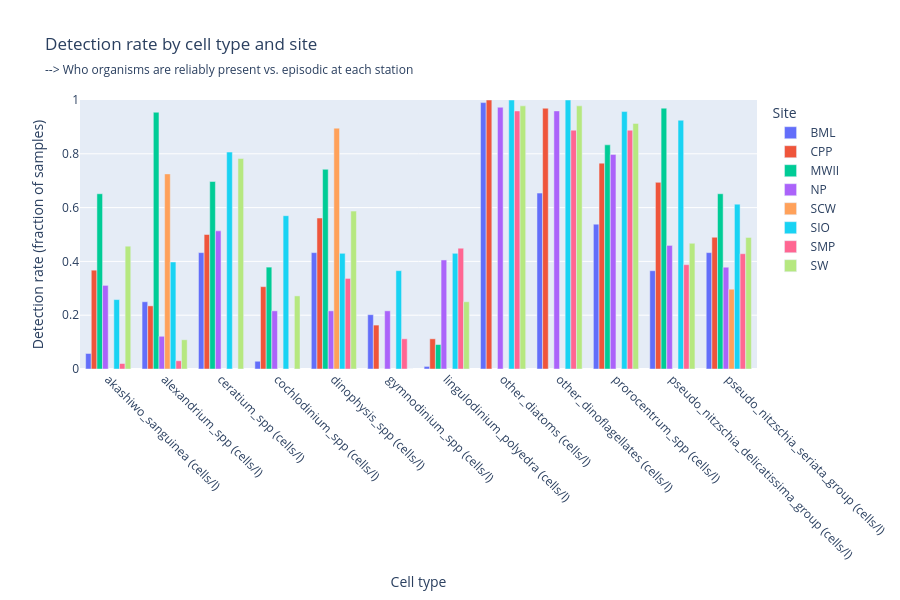

Notebook code cell kept with this figure:
### Code cell
fig_rate = px.bar(
    summary_,
    x="cell_type",
    y="detection_rate",
    color="site_code",
    barmode="group",
    title="Detection rate by cell type and site",
    subtitle=" --> Which organisms are reliably present vs. episodic at each station",
    labels={
        "cell_type": "Cell type",
        "detection_rate": "Detection rate (fraction of samples)",
        "site_code": "Site",
    },
)

fig_rate.update_layout(
    xaxis_tickangle=45,
    height=600,
    yaxis=dict(range=[0, 1]),
)

fig_rate.show()

### Figure 1 — Plotly figure (JSON) as saved in the notebook; plotly's stock layout.template omitted (floating-point values rounded to 4 significant figures)
{"data": [{"alignmentgroup": "True", "hovertemplate": "Site=BML<br>Cell type=%{x}<br>Detection rate (fraction of samples)=%{y}<extra></extra>", "legendgroup": "BML", "marker": {"color": "#636efa", "pattern": {"shape": ""}}, "name": "BML", "offsetgroup": "BML", "orientation": "v", "showlegend": true, "textposition": "auto", "type": "bar", "x": ["akashiwo_sanguinea (cells/l)", "alexandrium_spp (cells/l)", "ceratium_spp (cells/l)", "cochlodinium_spp (cells/l)", "dinophysis_spp (cells/l)", "gymnodinium_spp (cells/l)", "lingulodinium_polyedra (cells/l)", "other_diatoms (cells/l)", "other_dinoflagellates (cells/l)", "prorocentrum_spp (cells/l)", "pseudo_nitzschia_delicatissima_group (cells/l)", "pseudo_nitzschia_seriata_group (cells/l)"], "xaxis": "x", "y": [0.05769, 0.25, 0.4327, 0.02885, 0.4327, 0.2019, 0.009615, 0.9904, 0.6538, 0.5385, 0.3654, 0.4327], "yaxis": "y"}, {"alignmentgroup": "True", "hovertemplate": "Site=CPP<br>Cell type=%{x}<br>Detection rate (fraction of samples)=%{y}<extra></extra>", "legendgroup": "CPP", "marker": {"color": "#EF553B", "pattern": {"shape": ""}}, "name": "CPP", "offsetgroup": "CPP", "orientation": "v", "showlegend": true, "textposition": "auto", "type": "bar", "x": ["akashiwo_sanguinea (cells/l)", "alexandrium_spp (cells/l)", "ceratium_spp (cells/l)", "cochlodinium_spp (cells/l)", "dinophysis_spp (cells/l)", "gymnodinium_spp (cells/l)", "lingulodinium_polyedra (cells/l)", "other_diatoms (cells/l)", "other_dinoflagellates (cells/l)", "prorocentrum_spp (cells/l)", "pseudo_nitzschia_delicatissima_group (cells/l)", "pseudo_nitzschia_seriata_group (cells/l)"], "xaxis": "x", "y": [0.3673, 0.2347, 0.5, 0.3061, 0.5612, 0.1633, 0.1122, 1.0, 0.9694, 0.7653, 0.6939, 0.4898], "yaxis": "y"}, {"alignmentgroup": "True", "hovertemplate": "Site=MWII<br>Cell type=%{x}<br>Detection rate (fraction of samples)=%{y}<extra></extra>", "legendgroup": "MWII", "marker": {"color": "#00cc96", "pattern": {"shape": ""}}, "name": "MWII", "offsetgroup": "MWII", "orientation": "v", "showlegend": true, "textposition": "auto", "type": "bar", "x": ["akashiwo_sanguinea (cells/l)", "alexandrium_spp (cells/l)", "ceratium_spp (cells/l)", "cochlodinium_spp (cells/l)", "dinophysis_spp (cells/l)", "gymnodinium_spp (cells/l)", "lingulodinium_polyedra (cells/l)", "other_diatoms (cells/l)", "other_dinoflagellates (cells/l)", "prorocentrum_spp (cells/l)", "pseudo_nitzschia_delicatissima_group (cells/l)", "pseudo_nitzschia_seriata_group (cells/l)"], "xaxis": "x", "y": [0.6515, 0.9545, 0.697, 0.3788, 0.7424, 0.0, 0.09091, NaN, NaN, 0.8333, 0.9697, 0.6515], "yaxis": "y"}, {"alignmentgroup": "True", "hovertemplate": "Site=NP<br>Cell type=%{x}<br>Detection rate (fraction of samples)=%{y}<extra></extra>", "legendgroup": "NP", "marker": {"color": "#ab63fa", "pattern": {"shape": ""}}, "name": "NP", "offsetgroup": "NP", "orientation": "v", "showlegend": true, "textposition": "auto", "type": "bar", "x": ["akashiwo_sanguinea (cells/l)", "alexandrium_spp (cells/l)", "ceratium_spp (cells/l)", "cochlodinium_spp (cells/l)", "dinophysis_spp (cells/l)", "gymnodinium_spp (cells/l)", "lingulodinium_polyedra (cells/l)", "other_diatoms (cells/l)", "other_dinoflagellates (cells/l)", "prorocentrum_spp (cells/l)", "pseudo_nitzschia_delicatissima_group (cells/l)", "pseudo_nitzschia_seriata_group (cells/l)"], "xaxis": "x", "y": [0.3108, 0.1216, 0.5135, 0.2162, 0.2162, 0.2162, 0.4054, 0.973, 0.9595, 0.7973, 0.4595, 0.3784], "yaxis": "y"}, {"alignmentgroup": "True", "hovertemplate": "Site=SCW<br>Cell type=%{x}<br>Detection rate (fraction of samples)=%{y}<extra></extra>", "legendgroup": "SCW", "marker": {"color": "#FFA15A", "pattern": {"shape": ""}}, "name": "SCW", "offsetgroup": "SCW", "orientation": "v", "showlegend": true, "textposition": "auto", "type": "bar", "x": ["akashiwo_sanguinea (cells/l)", "alexandrium_spp (cells/l)", "ceratium_spp (cells/l)", "cochlodinium_spp (cells/l)", "dinophysis_spp (cells/l)", "gymnodinium_spp (cells/l)", "lingulodinium_polyedra (cells/l)", "other_diatoms (cells/l)", "other_dinoflagellates (cells/l)", "prorocentrum_spp (cells/l)", "pseudo_nitzschia_delicatissima_group (cells/l)", "pseudo_nitzschia_seriata_group (cells/l)"], "xaxis": "x", "y": [NaN, 0.7253, NaN, NaN, 0.8953, NaN, NaN, NaN, NaN, NaN, NaN, 0.2967], "yaxis": "y"}, {"alignmentgroup": "True", "hovertemplate": "Site=SIO<br>Cell type=%{x}<br>Detection rate (fraction of samples)=%{y}<extra></extra>", "legendgroup": "SIO", "marker": {"color": "#19d3f3", "pattern": {"shape": ""}}, "name": "SIO", "offsetgroup": "SIO", "orientation": "v", "showlegend": true, "textposition": "auto", "type": "bar", "x": ["akashiwo_sanguinea (cells/l)", "alexandrium_spp (cells/l)", "ceratium_spp (cells/l)", "cochlodinium_spp (cells/l)", "dinophysis_spp (cells/l)", "gymnodinium_spp (cells/l)", "lingulodinium_polyedra (cells/l)", "other_diatoms (cells/l)", "other_dinoflagellates (cells/l)", "prorocentrum_spp (cells/l)", "pseudo_nitzschia_delicatissima_group (cells/l)", "pseudo_nitzschia_seriata_group (cells/l)"], "xaxis": "x", "y": [0.2581, 0.3978, 0.8065, 0.5699, 0.4301, 0.3656, 0.4301, 1.0, 1.0, 0.957, 0.9247, 0.6129], "yaxis": "y"}, {"alignmentgroup": "True", "hovertemplate": "Site=SMP<br>Cell type=%{x}<br>Detection rate (fraction of samples)=%{y}<extra></extra>", "legendgroup": "SMP", "marker": {"color": "#FF6692", "pattern": {"shape": ""}}, "name": "SMP", "offsetgroup": "SMP", "orientation": "v", "showlegend": true, "textposition": "auto", "type": "bar", "x": ["akashiwo_sanguinea (cells/l)", "alexandrium_spp (cells/l)", "ceratium_spp (cells/l)", "cochlodinium_spp (cells/l)", "dinophysis_spp (cells/l)", "gymnodinium_spp (cells/l)", "lingulodinium_polyedra (cells/l)", "other_diatoms (cells/l)", "other_dinoflagellates (cells/l)", "prorocentrum_spp (cells/l)", "pseudo_nitzschia_delicatissima_group (cells/l)", "pseudo_nitzschia_seriata_group (cells/l)"], "xaxis": "x", "y": [0.02041, 0.03061, NaN, NaN, 0.3367, 0.1122, 0.449, 0.9592, 0.8878, 0.8878, 0.3878, 0.4286], "yaxis": "y"}, {"alignmentgroup": "True", "hovertemplate": "Site=SW<br>Cell type=%{x}<br>Detection rate (fraction of samples)=%{y}<extra></extra>", "legendgroup": "SW", "marker": {"color": "#B6E880", "pattern": {"shape": ""}}, "name": "SW", "offsetgroup": "SW", "orientation": "v", "showlegend": true, "textposition": "auto", "type": "bar", "x": ["akashiwo_sanguinea (cells/l)", "alexandrium_spp (cells/l)", "ceratium_spp (cells/l)", "cochlodinium_spp (cells/l)", "dinophysis_spp (cells/l)", "gymnodinium_spp (cells/l)", "lingulodinium_polyedra (cells/l)", "other_diatoms (cells/l)", "other_dinoflagellates (cells/l)", "prorocentrum_spp (cells/l)", "pseudo_nitzschia_delicatissima_group (cells/l)", "pseudo_nitzschia_seriata_group (cells/l)"], "xaxis": "x", "y": [0.4565, 0.1087, 0.7826, 0.2717, 0.587, 0.0, 0.25, 0.9783, 0.9783, 0.913, 0.4674, 0.4891], "yaxis": "y"}], "layout": {"barmode": "group", "height": 600, "legend": {"title": {"text": "Site"}, "tracegroupgap": 0}, "title": {"subtitle": {"text": " --> Who organisms are reliably present vs. episodic at each station"}, "text": "Detection rate by cell type and site"}, "xaxis": {"anchor": "y", "domain": [0, 1], "tickangle": 45, "title": {"text": "Cell type"}}, "yaxis": {"anchor": "x", "domain": [0, 1], "range": [0, 1], "title": {"text": "Detection rate (fraction of samples)"}}}}
